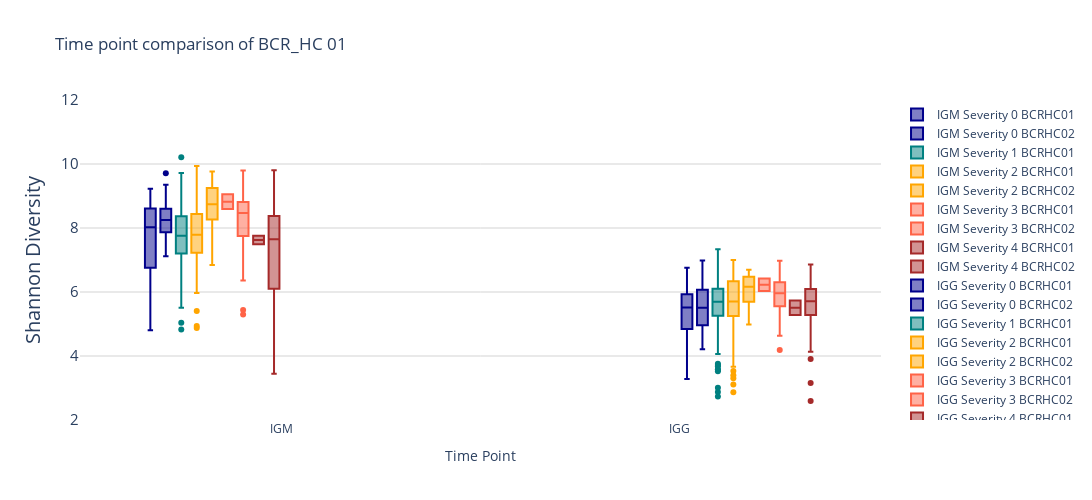

Here is the notebook cell this chart was saved with:
### Code cell
def shannon_boxplot2(df, df2, title, detect):

        severity_colors = {0: 'darkblue', 1: 'teal', 2: 'orange', 3: 'tomato', 4: 'brown', 5: 'black'}
        
        fig = go.Figure()
        
        if detect == 'HC':
            Typelist = ['IGM', 'IGG']
        elif detect == 'LC':
            Typelist = ['IGK', 'IGL']
        else:
            Typelist = ['TRA', 'TRB']
        
        # 이번엔 timepoint ㅇ
        
        for t in Typelist:
            temp = df[(df['Type'] == t)]
            temp2 = df2[(df2['Type'] == t)]
            for severity in severity_colors:
                temp_severity = temp[temp['Severity'] == severity]
                temp2_severity = temp2[temp2['Severity'] == severity]
                if not temp_severity.empty:
                    fig.add_trace(go.Box(y=temp_severity['Shannon_diversity'], x=[f'{t}']*len(temp_severity), name=f'{t} Severity {severity} BCRHC01', marker_color=severity_colors[severity]))
                if not temp2_severity.empty:
                    fig.add_trace(go.Box(y=temp2_severity['Shannon_diversity'], x=[f'{t}']*len(temp2_severity), name=f'{t} Severity {severity} BCRHC02', marker_color=severity_colors[severity]))
                        
        fig.update_layout(title=title, xaxis_title='Time Point', yaxis_title='Shannon Diversity', boxmode='group', yaxis_tickfont_size=15, yaxis_titlefont_size=20,
                            plot_bgcolor='rgba(255, 255, 255, 1)', yaxis=dict(gridcolor='lightgray',range=[2,12]), width=1500, height=500)
        
        fig.show()
        
shannon_boxplot2(trim_BCRHC01, trim_BCRHC02, 'Time point comparison of BCR_HC 01', 'HC')

### Figure 1 — Plotly figure (JSON) as saved in the notebook; plotly's stock layout.template omitted (floating-point values rounded to 4 significant figures; data arrays with more than 128 entries replaced by an {"elided": "..."} marker saying what was removed)
{"data": [{"marker": {"color": "darkblue"}, "name": "IGM Severity 0 BCRHC01", "type": "box", "x": ["IGM", "IGM", "IGM", "IGM", "IGM", "IGM", "IGM", "IGM", "IGM", "IGM", "IGM", "IGM", "IGM", "IGM", "IGM", "IGM", "IGM", "IGM", "IGM", "IGM", "IGM", "IGM", "IGM", "IGM", "IGM", "IGM", "IGM", "IGM", "IGM", "IGM", "IGM", "IGM", "IGM", "IGM", "IGM", "IGM", "IGM", "IGM", "IGM", "IGM", "IGM", "IGM", "IGM", "IGM", "IGM", "IGM", "IGM", "IGM", "IGM", "IGM", "IGM", "IGM", "IGM", "IGM", "IGM", "IGM", "IGM", "IGM", "IGM", "IGM", "IGM"], "y": [8.447, 7.791, 8.092, 7.681, 8.602, 8.714, 8.203, 8.02, 8.81, 8.661, 8.273, 8.166, 8.499, 7.207, 8.631, 8.543, 8.375, 8.406, 9.071, 8.184, 8.655, 6.527, 6.702, 5.829, 6.781, 7.17, 6.053, 4.81, 5.773, 5.571, 7.105, 6.047, 4.808, 5.759, 7.737, 7.35, 7.626, 4.807, 6.939, 6.071, 8.966, 6.438, 5.47, 7.376, 8.981, 8.736, 7.464, 6.279, 8.601, 8.645, 7.881, 8.96, 8.003, 8.247, 9.224, 8.777, 8.351, 8.294, 8.662, 7.578, 8.754]}, {"marker": {"color": "darkblue"}, "name": "IGM Severity 0 BCRHC02", "type": "box", "x": ["IGM", "IGM", "IGM", "IGM", "IGM", "IGM", "IGM", "IGM", "IGM", "IGM", "IGM", "IGM", "IGM", "IGM", "IGM", "IGM", "IGM", "IGM", "IGM", "IGM", "IGM", "IGM"], "y": [7.662, 8.347, 7.857, 7.426, 7.948, 7.114, 7.93, 8.174, 7.967, 8.654, 8.244, 8.255, 8.376, 8.604, 7.843, 9.715, 8.571, 7.866, 9.081, 9.351, 9.083, 8.352]}, {"marker": {"color": "teal"}, "name": "IGM Severity 1 BCRHC01", "type": "box", "x": {"elided": "195 str values"}, "y": {"elided": "195 float values"}}, {"marker": {"color": "orange"}, "name": "IGM Severity 2 BCRHC01", "type": "box", "x": {"elided": "160 str values"}, "y": {"elided": "160 float values"}}, {"marker": {"color": "orange"}, "name": "IGM Severity 2 BCRHC02", "type": "box", "x": ["IGM", "IGM", "IGM", "IGM", "IGM", "IGM", "IGM", "IGM"], "y": [8.442, 9.035, 6.847, 8.68, 8.088, 8.8, 9.473, 9.764]}, {"marker": {"color": "tomato"}, "name": "IGM Severity 3 BCRHC01", "type": "box", "x": ["IGM", "IGM"], "y": [8.59, 9.058]}, {"marker": {"color": "tomato"}, "name": "IGM Severity 3 BCRHC02", "type": "box", "x": ["IGM", "IGM", "IGM", "IGM", "IGM", "IGM", "IGM", "IGM", "IGM", "IGM", "IGM", "IGM", "IGM", "IGM", "IGM", "IGM", "IGM", "IGM", "IGM", "IGM", "IGM", "IGM", "IGM", "IGM", "IGM", "IGM", "IGM", "IGM", "IGM", "IGM", "IGM", "IGM", "IGM"], "y": [7.956, 8.474, 8.548, 8.727, 9.335, 9.283, 9.794, 5.295, 7.848, 8.25, 8.47, 5.44, 7.948, 9.543, 8.912, 6.924, 6.356, 7.554, 6.705, 7.852, 9.592, 8.701, 8.802, 7.424, 8.857, 9.164, 8.626, 8.747, 8.696, 7.817, 6.435, 7.934, 8.077]}, {"marker": {"color": "brown"}, "name": "IGM Severity 4 BCRHC01", "type": "box", "x": ["IGM", "IGM"], "y": [7.757, 7.493]}, {"marker": {"color": "brown"}, "name": "IGM Severity 4 BCRHC02", "type": "box", "x": ["IGM", "IGM", "IGM", "IGM", "IGM", "IGM", "IGM", "IGM", "IGM", "IGM", "IGM", "IGM", "IGM", "IGM", "IGM", "IGM", "IGM", "IGM", "IGM", "IGM", "IGM", "IGM", "IGM", "IGM", "IGM", "IGM", "IGM", "IGM", "IGM", "IGM", "IGM", "IGM", "IGM", "IGM", "IGM", "IGM", "IGM", "IGM", "IGM", "IGM", "IGM", "IGM", "IGM", "IGM", "IGM", "IGM", "IGM"], "y": [3.443, 5.364, 4.492, 7.258, 8.461, 5.728, 7.771, 8.672, 5.627, 7.106, 4.495, 8.032, 7.65, 4.673, 6.456, 7.904, 8.136, 6.021, 7.201, 7.325, 8.666, 8.388, 7.094, 9.075, 4.816, 8.168, 8.471, 8.972, 9.803, 6.196, 8.819, 8.632, 8.637, 7.723, 8.155, 7.485, 5.411, 6.207, 7.389, 8.332, 5.505, 7.306, 8.54, 8.052, 8.34, 6.066, 7.722]}, {"marker": {"color": "darkblue"}, "name": "IGG Severity 0 BCRHC01", "type": "box", "x": ["IGG", "IGG", "IGG", "IGG", "IGG", "IGG", "IGG", "IGG", "IGG", "IGG", "IGG", "IGG", "IGG", "IGG", "IGG", "IGG", "IGG", "IGG", "IGG", "IGG", "IGG", "IGG", "IGG", "IGG", "IGG", "IGG", "IGG", "IGG", "IGG", "IGG", "IGG", "IGG", "IGG", "IGG", "IGG", "IGG", "IGG", "IGG", "IGG", "IGG", "IGG", "IGG", "IGG", "IGG", "IGG", "IGG", "IGG", "IGG", "IGG", "IGG", "IGG", "IGG", "IGG", "IGG", "IGG", "IGG", "IGG", "IGG", "IGG", "IGG", "IGG"], "y": [6.193, 5.979, 6.718, 6.466, 6.316, 5.817, 5.877, 5.774, 5.918, 6.47, 6.047, 5.91, 5.896, 4.897, 5.859, 5.357, 5.602, 5.772, 6.031, 5.29, 5.946, 5.168, 5.012, 3.719, 5.181, 5.736, 3.955, 3.606, 4.42, 4.136, 4.435, 4.696, 4.463, 4.508, 6.321, 4.677, 5.37, 3.279, 5.112, 3.76, 4.972, 5.259, 4.042, 5.218, 5.991, 5.927, 4.555, 3.907, 5.712, 4.979, 6.517, 6.581, 5.498, 6.133, 6.76, 5.753, 5.495, 5.643, 5.788, 5.515, 5.022]}, {"marker": {"color": "darkblue"}, "name": "IGG Severity 0 BCRHC02", "type": "box", "x": ["IGG", "IGG", "IGG", "IGG", "IGG", "IGG", "IGG", "IGG", "IGG", "IGG", "IGG", "IGG", "IGG", "IGG", "IGG", "IGG", "IGG", "IGG", "IGG", "IGG", "IGG", "IGG"], "y": [6.07, 5.872, 4.962, 5.493, 4.978, 4.901, 4.212, 5.53, 5.15, 5.139, 4.709, 4.662, 4.948, 6.024, 6.07, 6.984, 6.272, 5.303, 5.972, 6.519, 5.84, 6.241]}, {"marker": {"color": "teal"}, "name": "IGG Severity 1 BCRHC01", "type": "box", "x": {"elided": "195 str values"}, "y": {"elided": "195 float values"}}, {"marker": {"color": "orange"}, "name": "IGG Severity 2 BCRHC01", "type": "box", "x": {"elided": "160 str values"}, "y": {"elided": "160 float values"}}, {"marker": {"color": "orange"}, "name": "IGG Severity 2 BCRHC02", "type": "box", "x": ["IGG", "IGG", "IGG", "IGG", "IGG", "IGG", "IGG", "IGG"], "y": [5.548, 5.978, 4.985, 5.848, 6.692, 6.346, 6.412, 6.537]}, {"marker": {"color": "tomato"}, "name": "IGG Severity 3 BCRHC01", "type": "box", "x": ["IGG", "IGG"], "y": [6.035, 6.425]}, {"marker": {"color": "tomato"}, "name": "IGG Severity 3 BCRHC02", "type": "box", "x": ["IGG", "IGG", "IGG", "IGG", "IGG", "IGG", "IGG", "IGG", "IGG", "IGG", "IGG", "IGG", "IGG", "IGG", "IGG", "IGG", "IGG", "IGG", "IGG", "IGG", "IGG", "IGG", "IGG", "IGG", "IGG", "IGG", "IGG", "IGG", "IGG", "IGG", "IGG", "IGG", "IGG"], "y": [5.946, 5.565, 5.802, 6.461, 6.296, 5.962, 6.273, 5.659, 6.012, 6.483, 6.511, 4.19, 6.262, 6.271, 6.34, 5.532, 6.639, 5.566, 5.489, 4.631, 5.79, 5.266, 5.576, 6.16, 6.04, 5.235, 5.573, 6.351, 6.975, 6.551, 6.07, 5.441, 5.026]}, {"marker": {"color": "brown"}, "name": "IGG Severity 4 BCRHC01", "type": "box", "x": ["IGG", "IGG"], "y": [5.737, 5.285]}, {"marker": {"color": "brown"}, "name": "IGG Severity 4 BCRHC02", "type": "box", "x": ["IGG", "IGG", "IGG", "IGG", "IGG", "IGG", "IGG", "IGG", "IGG", "IGG", "IGG", "IGG", "IGG", "IGG", "IGG", "IGG", "IGG", "IGG", "IGG", "IGG", "IGG", "IGG", "IGG", "IGG", "IGG", "IGG", "IGG", "IGG", "IGG", "IGG", "IGG", "IGG", "IGG", "IGG", "IGG", "IGG", "IGG", "IGG", "IGG", "IGG", "IGG", "IGG", "IGG", "IGG", "IGG", "IGG", "IGG"], "y": [3.159, 4.971, 4.331, 5.969, 5.652, 5.463, 6.657, 5.437, 5.577, 6.25, 2.593, 3.908, 5.463, 4.808, 6.743, 5.709, 5.751, 6.295, 5.847, 6.856, 6.002, 6.58, 4.777, 5.616, 4.442, 6.071, 5.313, 5.268, 6.477, 5.579, 6.143, 5.731, 5.937, 5.502, 5.537, 4.721, 4.13, 4.987, 6.835, 6.78, 5.618, 6.096, 5.909, 5.927, 6.236, 5.717, 6.033]}], "layout": {"boxmode": "group", "height": 500, "plot_bgcolor": "rgba(255, 255, 255, 1)", "title": {"text": "Time point comparison of BCR_HC 01"}, "width": 1500, "xaxis": {"title": {"text": "Time Point"}}, "yaxis": {"gridcolor": "lightgray", "range": [2, 12], "tickfont": {"size": 15}, "title": {"font": {"size": 20}, "text": "Shannon Diversity"}}}}
